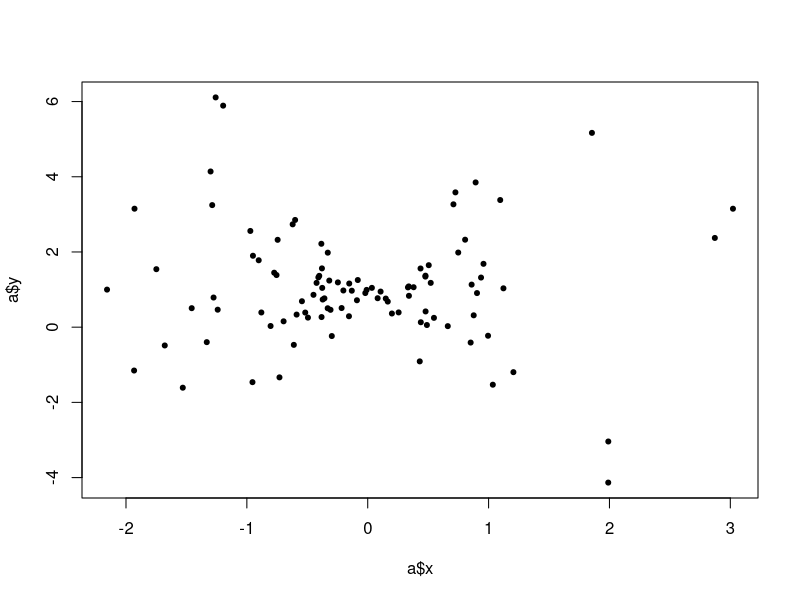
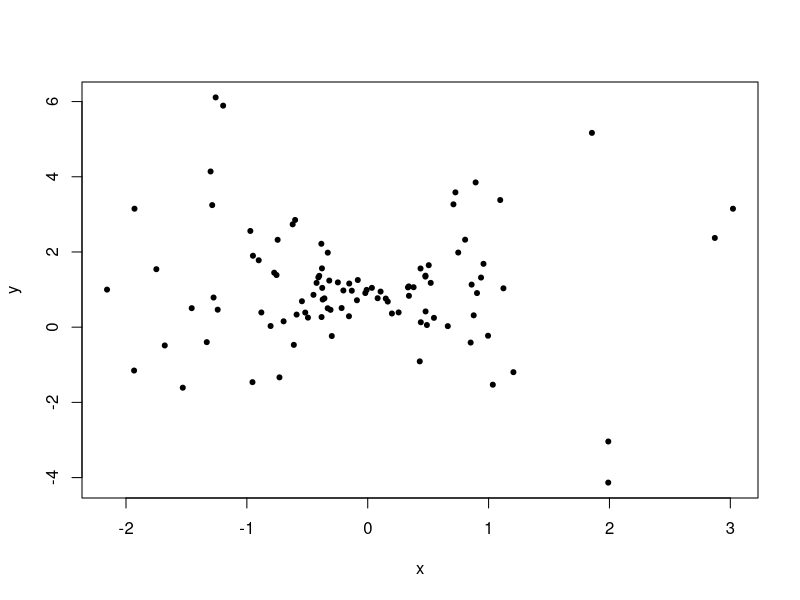
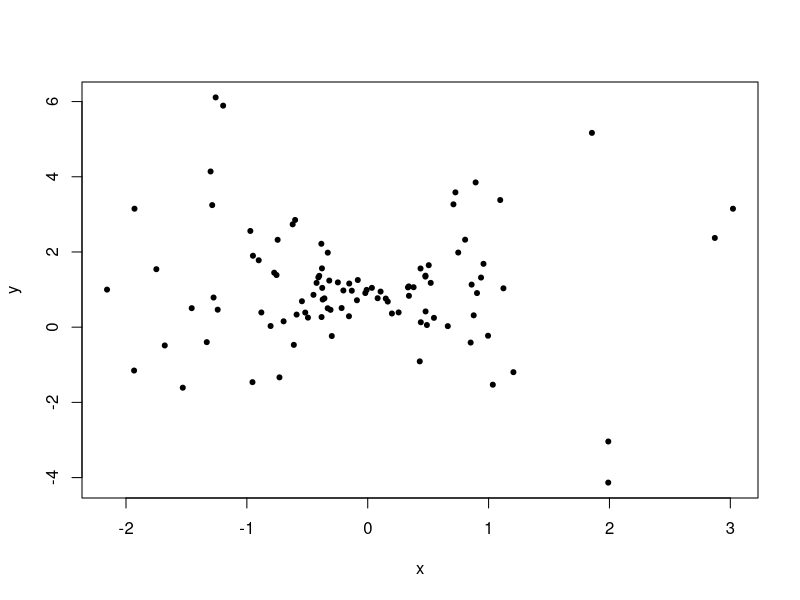

These figures' R source, in order:
### Cleaning
rm( list = ls())

### Adding and removing environments
config <- list( os = "macOS", "type" = "Monterey")
config

search()
attach( config, name = "config")
search()
ls( envir = parent.env( globalenv()))
rm( list = ls())
ls()
os
type
detach( name = "config")
search()

### Attaching a tibble as an environment
library(tibble)
a <- tibble(x=rnorm(100), y=1+2*x*rnorm(100))
plot(a$x, a$y, pch=20) #dollar signs needed
attach(a)
plot(x,y,pch=20)
detach(a)
#this is risky


### Better way (with):
with(a, plot(x,y,pch=20))
